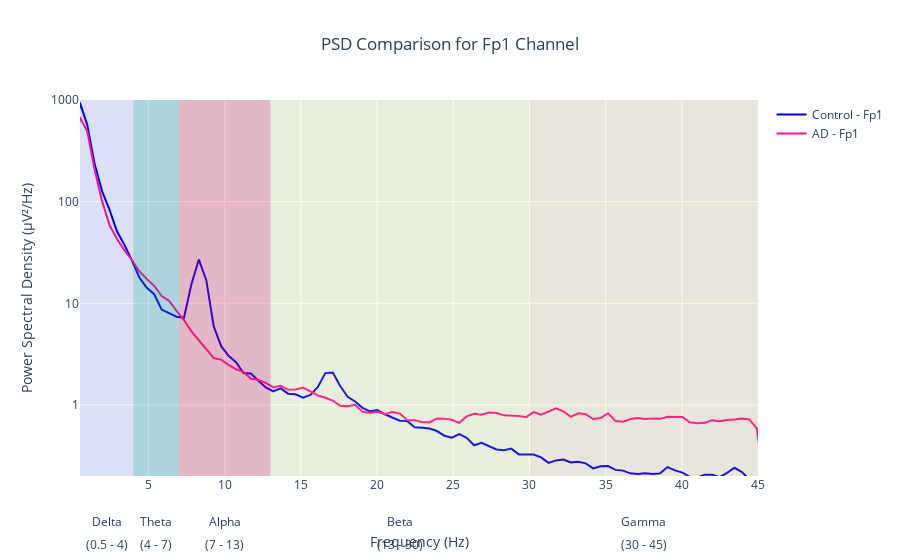

Source (notebook cell):
### Markdown cell above
In the final edition of this notebook, we decided, after recognizing the different frequency bands in the above image, that we could label them so it's easier to discern the difference between the two groups in each channel.

### Code cell
fig = go.Figure()
fig.add_trace(go.Scatter(
    x = fp1_control,
    y = fp1_psd_control,
    mode = 'lines',
    name = 'Control - Fp1',
    line = dict(color = "blue", 
                width = 2)
))
fig.add_trace(go.Scatter(
    x = fp1_ad,
    y = fp1_psd_ad,
    mode = 'lines',
    name = 'AD - Fp1',
    line = dict(color = "deeppink", 
                width = 2)
))

# colors for EEG frequency bands
shapes = [
    # delta
    dict(type = "rect", xref = "x", yref = "paper",
         x0 = 0.5, x1 = 4, y0 = 0, y1 = 1,
         fillcolor = "blue", opacity = 0.05, line_width = 0),
    # theta
    dict(type = "rect", xref = "x", yref = "paper",
         x0 = 4, x1 = 7, y0 = 0, y1 = 1,
         fillcolor = "darkcyan", opacity = 0.25, line_width = 0),
    # alpha
    dict(type = "rect", xref = "x", yref = "paper",
         x0 = 7, x1 = 13, y0 = 0, y1 = 1,
         fillcolor = "crimson", opacity = 0.25, line_width = 0),
    # beta
    dict(type = "rect", xref = "x", yref = "paper",
         x0 = 13, x1 = 30, y0 = 0, y1 = 1,
         fillcolor = "yellow", opacity = 0.1, line_width = 0),
    # gamma
    dict(type = "rect", xref = "x", yref = "paper",
         x0 = 30, x1 = 45, y0 = 0, y1 = 1,
         fillcolor = "orange", opacity = 0.1, line_width = 0)]

# band names
band_annotations = [
    dict(
        x = (0.5 + 4)/2,   # midpoint of delta band
        y = -0.15,
        xref = 'x',
        yref = 'paper',
        xanchor = 'center',
        text = 'Delta',
        showarrow = False
    ),
    dict(
        x = (4 + 7)/2,     # midpoint of theta band
        y = -0.15,
        xref = 'x',
        yref = 'paper',
        xanchor = 'center',
        text = 'Theta',
        showarrow = False
    ),
    dict(
        x = (7 + 13)/2,    # midpoint of alpha band
        y = -0.15,
        xref = 'x',
        yref = 'paper',
        xanchor = 'center',
        text = 'Alpha' ,
        showarrow = False
    ),
    dict(
        x = (13 + 30)/2,   # midpoint of beta band
        y = -0.15,
        xref = 'x',
        yref = 'paper',
        xanchor = 'center',
        text = 'Beta',
        showarrow = False
    ),
    dict(
        x = (30 + 45)/2,   # midpoint of gamma band
        y = -0.15,
        xref = 'x',
        yref = 'paper',
        xanchor = 'center',
        text = 'Gamma',
        showarrow = False
    )
]
# band limit labels, they go below
band_label_annotations = [
    dict(
        x = (0.5 + 4)/2,
        y = -0.21,
        xref = 'x',
        yref = 'paper',
        xanchor = 'center',
        text = '(0.5 - 4)',
        showarrow = False
    ),
    dict(
        x = (4 + 7)/2,
        y = -0.21,
        xref = 'x',
        yref = 'paper',
        xanchor = 'center',
        text = '(4 - 7)',
        showarrow = False
    ),
    dict(
        x = (7 + 13)/2,
        y = -0.21,
        xref = 'x',
        yref = 'paper',
        xanchor = 'center',
        text = '(7 - 13)' ,
        showarrow = False
    ),
    dict(
        x = (13 + 30)/2,
        y = -0.21,
        xref = 'x',
        yref = 'paper',
        xanchor = 'center',
        text = '(13 - 30)',
        showarrow = False
    ),
    dict(
        x = (30 + 45)/2,
        y = -0.21,
        xref = 'x',
        yref = 'paper',
        xanchor = 'center',
        text = '(30 - 45)',
        showarrow = False
    )
]
fig.update_layout(
    title = dict(text = "PSD Comparison for Fp1 Channel",
                 x = 0.5,
                 xanchor = "center"),
    xaxis = dict(
        title = dict(text = "Frequency (Hz)",
                     standoff = 45),
        range = [0.5, 45]),
    yaxis = dict(
        title = "Power Spectral Density (µV²/Hz)",
        autorange = False,
        type = "log",
        range = [math.log10(0.2), math.log10(1000)],
        tickmode = 'array',
        tickvals = [0.1, 1, 10, 100, 1000],
        ticktext = ['0.1', '1', '10', '100','1000']),
    shapes = shapes,
    annotations = band_annotations + band_label_annotations,
    margin = dict(b = 50))

fig.show()

### Figure 1 — Plotly figure (JSON) as saved in the notebook; plotly's stock layout.template omitted (floating-point values rounded to 4 significant figures; data arrays with more than 128 entries replaced by an {"elided": "..."} marker saying what was removed)
{"data": [{"line": {"color": "blue", "width": 2}, "mode": "lines", "name": "Control - Fp1", "type": "scatter", "x": {"elided": "513 float values"}, "y": {"elided": "513 float values"}}, {"line": {"color": "deeppink", "width": 2}, "mode": "lines", "name": "AD - Fp1", "type": "scatter", "x": {"elided": "513 float values"}, "y": {"elided": "513 float values"}}], "layout": {"annotations": [{"showarrow": false, "text": "Delta", "x": 2.25, "xanchor": "center", "xref": "x", "y": -0.15, "yref": "paper"}, {"showarrow": false, "text": "Theta", "x": 5.5, "xanchor": "center", "xref": "x", "y": -0.15, "yref": "paper"}, {"showarrow": false, "text": "Alpha", "x": 10, "xanchor": "center", "xref": "x", "y": -0.15, "yref": "paper"}, {"showarrow": false, "text": "Beta", "x": 21.5, "xanchor": "center", "xref": "x", "y": -0.15, "yref": "paper"}, {"showarrow": false, "text": "Gamma", "x": 37.5, "xanchor": "center", "xref": "x", "y": -0.15, "yref": "paper"}, {"showarrow": false, "text": "(0.5 - 4)", "x": 2.25, "xanchor": "center", "xref": "x", "y": -0.21, "yref": "paper"}, {"showarrow": false, "text": "(4 - 7)", "x": 5.5, "xanchor": "center", "xref": "x", "y": -0.21, "yref": "paper"}, {"showarrow": false, "text": "(7 - 13)", "x": 10, "xanchor": "center", "xref": "x", "y": -0.21, "yref": "paper"}, {"showarrow": false, "text": "(13 - 30)", "x": 21.5, "xanchor": "center", "xref": "x", "y": -0.21, "yref": "paper"}, {"showarrow": false, "text": "(30 - 45)", "x": 37.5, "xanchor": "center", "xref": "x", "y": -0.21, "yref": "paper"}], "margin": {"b": 50}, "shapes": [{"fillcolor": "blue", "line": {"width": 0}, "opacity": 0.05, "type": "rect", "x0": 0.5, "x1": 4, "xref": "x", "y0": 0, "y1": 1, "yref": "paper"}, {"fillcolor": "darkcyan", "line": {"width": 0}, "opacity": 0.25, "type": "rect", "x0": 4, "x1": 7, "xref": "x", "y0": 0, "y1": 1, "yref": "paper"}, {"fillcolor": "crimson", "line": {"width": 0}, "opacity": 0.25, "type": "rect", "x0": 7, "x1": 13, "xref": "x", "y0": 0, "y1": 1, "yref": "paper"}, {"fillcolor": "yellow", "line": {"width": 0}, "opacity": 0.1, "type": "rect", "x0": 13, "x1": 30, "xref": "x", "y0": 0, "y1": 1, "yref": "paper"}, {"fillcolor": "orange", "line": {"width": 0}, "opacity": 0.1, "type": "rect", "x0": 30, "x1": 45, "xref": "x", "y0": 0, "y1": 1, "yref": "paper"}], "title": {"text": "PSD Comparison for Fp1 Channel", "x": 0.5, "xanchor": "center"}, "xaxis": {"range": [0.5, 45], "title": {"standoff": 45, "text": "Frequency (Hz)"}}, "yaxis": {"autorange": false, "range": [-0.699, 3], "tickmode": "array", "ticktext": ["0.1", "1", "10", "100", "1000"], "tickvals": [0.1, 1, 10, 100, 1000], "title": {"text": "Power Spectral Density (µV²/Hz)"}, "type": "log"}}}
